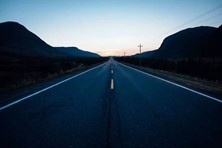
#> input picture task4/data/test.jpg, 222 x 148 px
$ python sobel_detect2.py
#> lines starting #> are read from the running program, lines starting #| are printed output that depends on the picture
import numpy  as np
from PIL import Image
import matplotlib.pyplot as plt

"""定义Sobel算子的算法"""

def SobelOperator(roi, operator_type):
    # 判断模板为横向或纵向
    if operator_type == "horizontal":
        sobel_operator = np.array([[-1, -2, -1], [0, 0, 0], [1, 2, 1]])
    elif operator_type == "vertical":
        sobel_operator = np.array([[-1, 0, 1], [-2, 0, 2], [-1, 0, 1]])
    else:
        raise ("type Error")
    # 像素与对应模板相乘求和的绝对值
    result = np.abs(np.sum(roi * sobel_operator))
    return result


def sobel(inp, oup):
    # 读入图片并转化为灰度图
#> called with inp = './data/test.jpg', oup = './data/sobel_detect2.jpg'
    img_gray = Image.open(inp).convert('L')
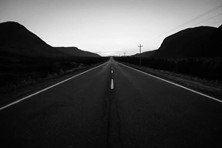
#> img_gray: PIL image 222x148 L; min 1, max 254, mean 69.9
    # 将灰度图转化为数组，读入长和宽
    img_array = np.array(img_gray)
    height, width = img_array.shape
#> height = 148; width = 222
    # 创建一个新的数组用来存储计算新产生的像素值
    img_edge = np.zeros((height - 1, width - 1))
    # 为新数组填入新的像素值
    for x in range(1, height - 1):
        for y in range(1, width - 1):
            Sx = SobelOperator(img_array[x - 1:x + 2, y - 1:y + 2], "horizontal")
            Sy = SobelOperator(img_array[x - 1:x + 2, y - 1:y + 2], "vertical")
            img_edge[x][y] = (Sx * Sx + Sy * Sy) ** 0.5
#> this loop made 146 passes
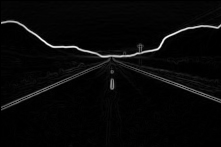
#> img_edge: shape (147, 221) float64; min 0, max 968.5, mean 32.1; drawn with min black and max white
    img_edge_new = Image.fromarray(img_edge).convert('L')
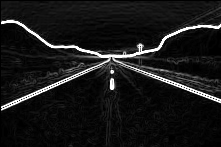
#> img_edge_new: PIL image 221x147 L; min 0, max 255, mean 24.4
    plt.subplot(121)
    plt.title('原图', fontproperties='SimHei')
    plt.imshow(img_gray, cmap='gray')
    plt.subplot(122)
    plt.title('边缘检测', fontproperties='SimHei')
    plt.imshow(img_edge_new, cmap='gray')
    img_edge_new.save(oup)
    plt.show()
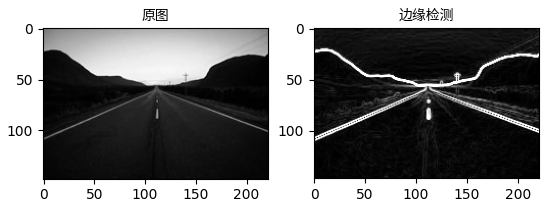
#> figure drawn by matplotlib, 2 panels


if __name__ ==  '__main__':
    # main函数
    inp = './data/test.jpg'
    oup = './data/sobel_detect2.jpg'
    sobel(inp, oup)

$ run again, with task4/data/sobel_image.jpg copied over task4/data/test.jpg
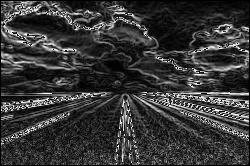
#> input picture task4/data/sobel_image.jpg, 250 x 166 px
#> in sobel, img_gray is the input picture: PIL image 250x166 L; min 0, max 255, mean 55.3
#> the loop in sobel, `for x in range(1, height - 1):` made 164 passes
#> after the loop in sobel, `for x in range(1, height - 1):`:
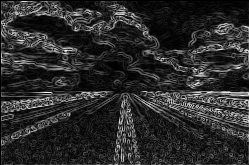
#> img_edge: shape (165, 249) float64; min 0, max 976.5, mean 168.6; drawn with min black and max white
#> in sobel, `plt.show()`:
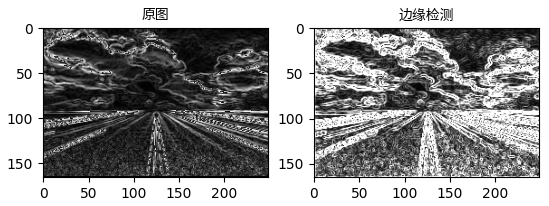
#> figure drawn by matplotlib, 2 panels
